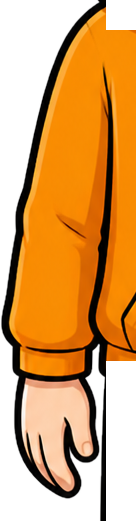
#> input picture assets/max_body/arm_l.png, 136 x 521 px, given in place of max_cut.png, which was not available
$ python build_layers.py
#> lines starting #> are read from the running program, lines starting #| are printed output that depends on the picture
### tools/make_max_puppet.py
"""Dibuja a Max como "muñeco" por capas y las guarda en assets/max_puppet/. Se corre a mano cuando se
quiere cambiar el dibujo (necesita rsvg-convert); el sistema solo usa los PNG.

    python tools/make_max_puppet.py

Capas (todas del mismo tamaño, se apilan en este orden):
  body            torso con el mono naranja
  arms_<gesto>    brazos: point, explain, shrug, crossed (sin capa = brazos al costado)
  face            orejas, cara, sombras, barba
  eyes_<emo>[_blink]
  mouth_<forma>   bocas de Rhubarb A-H + idle_<emo> (boca en reposo según la emoción)
  hair
  brows_<emo>     (encima del flequillo, para que siempre se vean las expresiones)

Emociones: neutral, happy, excited, surprised, worried, scared, thinking.
Estilo: cartoon adulto dibujado a mano, contornos negros gruesos, sombreado plano (cel), como el Max
de las imágenes de FLUX (docs/max_referencia.png).
"""
import os
import subprocess

OUT = os.path.join(os.path.dirname(os.path.dirname(os.path.abspath(__file__))), "assets", "max_puppet")
VIEWBOX = "90 120 620 740"   # más ancho que el cuerpo para que entren los brazos
W, H = 620, 740

INK = "#1c1612"
SKIN = "#f7d0b4"
SKIN_SH = "#e8ad8f"
HAIR = "#7b5230"     # castaño como el Max del logo
HAIR_SH = "#5a3a1f"
HAIR_HI = "#9c6c42"
BROW = "#3b2412"
STUBBLE = "#c79f78"
ORANGE = "#f8921f"
ORANGE_SH = "#d26f12"
ORANGE_HI = "#ffae4d"
TEE = "#45484f"
MOUTH_IN = "#5b1717"
TONGUE = "#e4707c"
CHEEK = "#f08a8a"

EMOTIONS = ["neutral", "happy", "excited", "surprised", "worried", "scared", "thinking"]
GESTURES = ["point", "explain", "shrug", "crossed"]


def _svg(inner):
    return f'<svg xmlns="http://www.w3.org/2000/svg" viewBox="{VIEWBOX}" width="{W}" height="{H}">{inner}</svg>'


SLIM_FACE = 'transform="translate(400 0) scale(0.93 1) translate(-400 0)"'
SLIM_BODY = 'transform="translate(400 0) scale(0.84 1) translate(-400 0)"'


def _render(inner, name):
    subprocess.run(["rsvg-convert", "-o", os.path.join(OUT, name + ".png")], input=_svg(inner).encode(), check=True)


# ---------------- Cuerpo y brazos ----------------
BODY = f"""
<path d="M372 520 L372 608 C388 622 412 622 428 608 L428 520 Z" fill="{SKIN}" stroke="{INK}" stroke-width="9"/>
<path d="M372 560 L428 560 L428 608 C412 620 388 620 372 608 Z" fill="{SKIN_SH}"/>
<path d="M148 875 C146 705 214 622 330 598 L470 598 C586 622 654 705 652 875 Z" fill="{ORANGE}" stroke="{INK}" stroke-width="10" stroke-linejoin="round"/>
<path d="M560 640 C610 680 640 760 646 875 L560 875 C566 790 560 700 520 650 Z" fill="{ORANGE_SH}" opacity="0.9"/>
<path d="M240 650 C210 700 200 780 206 875 L180 875 C176 770 196 700 240 650 Z" fill="{ORANGE_HI}" opacity="0.6"/>
<path d="M350 598 L400 670 L450 598 Z" fill="{TEE}" stroke="{INK}" stroke-width="8" stroke-linejoin="round"/>
<path d="M294 592 C314 648 358 674 400 676 C360 646 344 616 344 598 Z" fill="{ORANGE_HI}" stroke="{INK}" stroke-width="9" stroke-linejoin="round"/>
<path d="M506 592 C486 648 442 674 400 676 C440 646 456 616 456 598 Z" fill="{ORANGE}" stroke="{INK}" stroke-width="9" stroke-linejoin="round"/>
<path d="M400 676 L400 875" stroke="{INK}" stroke-width="6"/>
<path d="M392 690 L408 690 L408 724 L392 724 Z" fill="#9aa0a6" stroke="{INK}" stroke-width="5"/>
<path d="M248 690 C262 720 266 760 262 800" fill="none" stroke="{ORANGE_SH}" stroke-width="7" stroke-linecap="round"/>
<path d="M552 690 C538 720 534 760 538 800" fill="none" stroke="{INK}" stroke-width="5" stroke-linecap="round" opacity="0.5"/>
"""


# [5 lines left out: function _limb, not called in this run]


def _cuff(x, y, r=24):
    return f'<circle cx="{x}" cy="{y}" r="{r}" fill="{ORANGE_SH}" stroke="{INK}" stroke-width="8"/>'


# [32 lines left out: functions _fist_point_up, _palm_up, arms, not called in this run]


# ---------------- Cabeza ----------------
FACE = f"""
<g stroke="{INK}" stroke-width="8" stroke-linejoin="round">
  <ellipse cx="270" cy="440" rx="27" ry="36" fill="{SKIN}"/>
  <ellipse cx="530" cy="440" rx="27" ry="36" fill="{SKIN}"/>
</g>
<path d="M262 428 Q272 418 280 436" fill="none" stroke="{INK}" stroke-width="5" stroke-linecap="round"/>
<path d="M538 428 Q528 418 520 436" fill="none" stroke="{INK}" stroke-width="5" stroke-linecap="round"/>
<path d="M280 372 C276 266 524 266 520 372 L522 456 C522 548 468 595 400 595 C332 595 278 548 278 456 Z" fill="{SKIN}"/>
<path d="M488 300 C516 334 522 384 522 456 C522 530 482 584 420 594 C470 556 498 508 500 456 C502 392 500 342 488 300 Z" fill="{SKIN_SH}" opacity="0.8"/>
<path d="M290 488 C300 556 346 592 400 592 C454 592 500 556 510 488 C496 520 470 528 446 524 C420 520 380 520 354 524 C330 528 304 520 290 488 Z" fill="{STUBBLE}" opacity="0.45"/>
<g fill="#8f6a46" opacity="0.8">{''.join(f'<circle cx="{x}" cy="{y}" r="2.3"/>' for x, y in [
    (316, 532), (338, 554), (362, 570), (438, 570), (462, 554), (484, 532), (400, 582), (350, 580), (450, 580),
    (326, 560), (474, 560), (380, 578), (420, 578), (372, 538), (428, 538), (300, 512), (500, 512)])}</g>
<path d="M280 372 C276 266 524 266 520 372 L522 456 C522 548 468 595 400 595 C332 595 278 548 278 456 Z" fill="none" stroke="{INK}" stroke-width="8" stroke-linejoin="round"/>
<ellipse cx="312" cy="482" rx="26" ry="14" fill="{CHEEK}" opacity="0.45"/>
<ellipse cx="488" cy="482" rx="26" ry="14" fill="{CHEEK}" opacity="0.45"/>
<g fill="#c98a6a">{''.join(f'<circle cx="{x}" cy="{y}" r="2.2"/>' for x, y in [(300, 476), (314, 470), (322, 486), (478, 486), (486, 470), (500, 476)])}</g>
<path d="M398 446 Q391 462 392 474" fill="none" stroke="{INK}" stroke-width="5" stroke-linecap="round"/>
<ellipse cx="405" cy="484" rx="19" ry="16" fill="#f4b3a2" stroke="{INK}" stroke-width="6"/>
<ellipse cx="410" cy="480" rx="9" ry="6" fill="#f08a84" opacity="0.7"/>
<ellipse cx="400" cy="476" rx="4" ry="3" fill="#fff" opacity="0.7"/>
"""

# Pelo como el Max de FLUX (docs/max_referencia.png): melena despeinada y ancha, mechones finos en punta que
# salen para los costados y flequillo desprolijo cayendo sobre la frente hasta las cejas
HAIR_PATH = ("M286 446 Q270 420 262 396 Q274 398 278 388 Q252 372 246 344 Q262 350 270 346 Q252 320 256 292 "
             "Q270 306 280 302 Q272 270 290 248 Q300 266 312 266 Q316 238 340 222 Q346 242 356 244 "
             "Q368 216 396 206 Q400 226 410 230 Q430 208 458 214 Q454 232 462 238 Q488 232 508 248 "
             "Q496 260 502 268 Q530 274 544 298 Q526 302 524 310 Q546 330 550 360 Q532 352 524 356 "
             "Q540 384 536 408 Q524 396 518 398 Q520 424 512 446 Q506 416 498 392 Q492 404 484 410 "
             "Q480 384 468 368 Q456 380 444 386 Q440 364 428 352 Q414 366 396 376 Q398 356 392 344 "
             "Q376 358 356 366 Q360 350 356 340 Q340 352 326 368 Q326 352 318 340 Q306 376 304 404 "
             "Q296 424 286 446 Z")
HAIR = f"""<g transform="translate(400 372) scale(1.13 1.1) translate(-400 -372)">
<path d="{HAIR_PATH}" fill="{HAIR}"/>
<g fill="{HAIR_SH}">
  <path d="M508 248 Q496 260 502 268 Q530 274 544 298 Q526 302 524 310 Q546 330 550 360 Q532 352 524 356
           Q540 384 536 408 Q524 396 518 398 Q520 424 512 446 Q506 416 498 392 Q508 360 500 330 Q506 296 492 270 Z"/>
  <path d="M428 352 Q414 366 396 376 Q402 352 428 352 Z"/>
  <path d="M356 340 Q340 352 326 368 Q330 346 356 340 Z"/>
  <path d="M286 446 Q270 420 262 396 Q274 398 278 388 Q290 410 296 430 Z"/>
</g>
<path d="{HAIR_PATH}" fill="none" stroke="{INK}" stroke-width="8" stroke-linejoin="round"/>
<g fill="none" stroke="{HAIR_HI}" stroke-width="6" stroke-linecap="round">
  <path d="M306 286 Q324 262 350 252"/><path d="M386 244 Q406 228 428 226"/><path d="M276 340 Q284 320 300 310"/>
</g>
<g fill="none" stroke="{INK}" stroke-width="4" stroke-linecap="round">
  <path d="M322 320 Q344 296 376 286"/><path d="M398 306 Q420 284 450 276"/><path d="M456 330 Q478 310 500 304"/>
  <path d="M290 372 Q298 346 316 334"/><path d="M370 340 Q380 320 398 312"/><path d="M506 354 Q516 334 524 322"/>
  <path d="M440 352 Q452 336 470 330"/>
</g></g>"""


def _eye_whites(cx, cy, rx, ry):
    rx, ry = rx * 0.8, ry * 0.8
    return f'<ellipse cx="{cx}" cy="{cy + 6}" rx="{rx:.1f}" ry="{ry:.1f}" fill="#fff" stroke="{INK}" stroke-width="6"/>'


# [8 lines left out: function _pupils, not called in this run]


SWEAT = (f'<path d="M524 334 Q538 360 524 372 Q510 360 524 334 Z" fill="#a8dcff" stroke="{INK}" stroke-width="5"/>'
         '<path d="M521 356 Q520 364 525 366" fill="none" stroke="#fff" stroke-width="3" stroke-linecap="round"/>')


# [24 lines left out: function eyes, not called in this run]


BROWS = {
    "neutral": ("M312 368 C330 354 360 352 384 360", "M416 360 C440 352 470 354 488 368"),
    "happy": ("M312 360 C330 344 360 342 384 350", "M416 350 C440 342 470 344 488 360"),
    "excited": ("M312 358 C330 340 362 338 386 348", "M414 348 C438 338 470 340 488 358"),
    "surprised": ("M314 356 C330 336 364 334 386 346", "M414 346 C436 334 470 336 486 356"),
    "worried": ("M312 368 C334 366 360 356 382 340", "M418 340 C440 356 466 366 488 368"),
    "scared": ("M312 364 C334 362 360 352 382 336", "M418 336 C440 352 466 362 488 364"),
    "thinking": ("M312 372 C334 368 362 368 384 370", "M416 350 C440 336 470 338 488 354"),
}


def brows(emo):
    a, b = BROWS[emo]
    return f'<path d="{a} M{b[1:]}" fill="none" stroke="{BROW}" stroke-width="16" stroke-linecap="round"/>'


def mouth(shape):
    s = f'stroke="{INK}" stroke-width="7" stroke-linejoin="round" stroke-linecap="round"'
    teeth_top = '<path d="M372 508 Q400 503 428 508 L426 517 Q400 513 374 517 Z" fill="#fff"/>'
    m = {
        "X": f'<path d="M370 512 Q400 532 430 510" fill="none" {s}/>',
        "A": f'<path d="M370 516 Q400 522 430 516" fill="none" {s}/>'
             f'<path d="M386 528 Q400 532 414 528" fill="none" stroke="{INK}" stroke-width="4" stroke-linecap="round"/>',
        "B": f'<path d="M370 508 Q400 503 430 508 Q426 528 400 530 Q374 528 370 508 Z" fill="{MOUTH_IN}" {s}/>'
             '<path d="M374 510 Q400 506 426 510 L424 520 Q400 517 376 520 Z" fill="#fff"/>'
             '<path d="M378 523 Q400 520 422 523 L420 527 Q400 528 380 527 Z" fill="#fff"/>',
        "C": f'<path d="M366 504 Q400 497 434 504 Q430 542 400 545 Q370 542 366 504 Z" fill="{MOUTH_IN}" {s}/>'
             f'{teeth_top}<path d="M380 536 Q400 524 420 536 Q410 543 400 543 Q390 543 380 536 Z" fill="{TONGUE}"/>',
        "D": f'<path d="M362 500 Q400 490 438 500 Q436 560 400 565 Q364 560 362 500 Z" fill="{MOUTH_IN}" {s}/>'
             '<path d="M370 503 Q400 496 430 503 L428 514 Q400 509 372 514 Z" fill="#fff"/>'
             f'<path d="M376 552 Q400 532 424 552 Q414 562 400 562 Q386 562 376 552 Z" fill="{TONGUE}"/>',
        "E": f'<ellipse cx="400" cy="522" rx="24" ry="22" fill="{MOUTH_IN}" {s}/>'
             f'<path d="M386 536 Q400 527 414 536 Q406 542 400 542 Q394 542 386 536 Z" fill="{TONGUE}"/>',
        "F": f'<ellipse cx="400" cy="520" rx="15" ry="15" fill="{MOUTH_IN}" {s}/>'
             f'<path d="M382 508 Q400 500 418 508" fill="none" stroke="{INK}" stroke-width="4" stroke-linecap="round"/>',
        "G": f'<path d="M370 508 Q400 503 430 508 Q426 526 400 528 Q374 526 370 508 Z" fill="{MOUTH_IN}" {s}/>'
             '<path d="M376 509 Q400 505 424 509 L422 521 Q400 518 378 521 Z" fill="#fff"/>'
             f'<path d="M374 524 Q400 516 426 524" fill="none" stroke="{INK}" stroke-width="5" stroke-linecap="round"/>',
        "H": f'<path d="M366 504 Q400 497 434 504 Q430 542 400 545 Q370 542 366 504 Z" fill="{MOUTH_IN}" {s}/>'
             f'{teeth_top}<path d="M382 520 Q400 510 418 520 Q414 540 400 541 Q386 540 382 520 Z" fill="{TONGUE}"/>',
        # bocas en reposo según la emoción
        "idle_neutral": f'<path d="M370 512 Q400 532 430 510" fill="none" {s}/>',
        "idle_happy": f'<path d="M364 504 Q400 512 436 502 Q430 544 400 546 Q370 544 364 504 Z" fill="{MOUTH_IN}" {s}/>'
                      '<path d="M370 506 Q400 512 430 504 L428 516 Q400 521 372 517 Z" fill="#fff"/>'
                      f'<path d="M382 536 Q400 526 418 536 Q410 543 400 543 Q390 543 382 536 Z" fill="{TONGUE}"/>',
        "idle_excited": f'<path d="M358 500 Q400 508 442 498 Q438 560 400 564 Q362 560 358 500 Z" fill="{MOUTH_IN}" {s}/>'
                        '<path d="M366 502 Q400 509 434 500 L432 514 Q400 521 368 516 Z" fill="#fff"/>'
                        f'<path d="M378 550 Q400 532 422 550 Q412 560 400 560 Q388 560 378 550 Z" fill="{TONGUE}"/>',
        "idle_surprised": f'<ellipse cx="400" cy="524" rx="17" ry="22" fill="{MOUTH_IN}" {s}/>',
        "idle_worried": f'<path d="M368 522 Q384 510 400 518 Q416 526 432 512" fill="none" {s}/>',
        "idle_scared": f'<path d="M364 506 Q400 500 436 506 Q436 534 400 536 Q364 534 364 506 Z" fill="#fff" {s}/>'
                       f'<path d="M366 520 L434 520 M384 506 L384 534 M400 504 L400 536 M416 506 L416 534" stroke="{INK}" stroke-width="4"/>',
        "idle_thinking": f'<path d="M380 522 Q402 518 426 508" fill="none" {s}/>',
    }
    return m[shape]


# [18 lines left out: function main, not called in this run]


# [2 lines that do not run on import are left out]

### tools/max_logo/build_layers.py
"""Arma las capas del muñeco a partir del Max del logo (max_cut.png, ya recortado y ampliado x4)."""
import subprocess, sys
import numpy as np, cv2
from PIL import Image, ImageDraw
sys.path.insert(0, "/home/claude/repo/tools")
import make_max_puppet as M

src = Image.open("max_cut.png")
#> src is the input picture: PIL image 136x521 RGBA; mean R, G, B, A 200.1, 145.4, 83.2, 171.5
W, H = src.size
#> W = 136; H = 521
rgb = np.array(src.convert("RGB"))
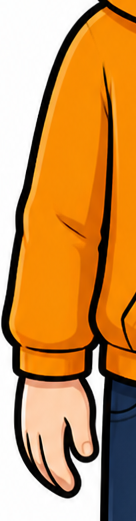
#> rgb: shape (521, 136, 3); mean R, G, B 200.1, 145.4, 83.2
alpha = np.array(src)[:, :, 3]
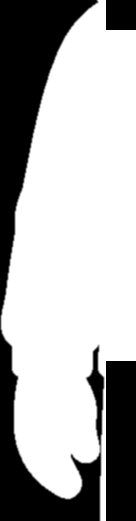
#> alpha: shape (521, 136); min 0, max 255, mean 171.5

# arreglar el agujerito del brazo (abajo a la izquierda)
hole = np.zeros((H, W), np.uint8)
hole[1150:1345, 300:470] = 1
fill = (hole == 1) & (alpha < 250)
#> fill: shape (521, 136) bool; every value is 0
alpha2 = alpha.copy(); alpha2[hole == 1] = 255
rgb = cv2.inpaint(rgb, fill.astype(np.uint8), 9, cv2.INPAINT_TELEA)
base = Image.fromarray(np.dstack([rgb, alpha2]))

MOUTH = (772, 812); ANG = -8
# zona de la boca sin la boca (para dibujar las bocas que hablan encima)
mm = Image.new("L", (W, H), 0)
ImageDraw.Draw(mm).ellipse([MOUTH[0] - 125, MOUTH[1] - 42, MOUTH[0] + 125, MOUTH[1] + 52], fill=255)
mm = mm.rotate(-ANG, center=MOUTH)
clean = cv2.inpaint(rgb, (np.array(mm) > 0).astype(np.uint8), 21, cv2.INPAINT_TELEA)
clean = cv2.GaussianBlur(clean, (0, 0), 1.2) * (np.array(mm)[:, :, None] > 0) + rgb * (np.array(mm)[:, :, None] == 0)
patch_a = cv2.GaussianBlur(np.array(mm).astype(np.float32), (0, 0), 6)
#> patch_a: shape (521, 136) float32; every value is 0
patch = Image.fromarray(np.dstack([clean.astype(np.uint8), patch_a.clip(0, 255).astype(np.uint8)]))


def svg_layer(inner, name):
    svg = f'<svg xmlns="http://www.w3.org/2000/svg" width="{W}" height="{H}" viewBox="0 0 {W} {H}">{inner}</svg>'
    subprocess.run(["rsvg-convert", "-o", name], input=svg.encode(), check=True)
    return Image.open(name).convert("RGBA")


def mouth_layer(shape):
    inner = M.mouth(shape).replace('stroke-width="7"', 'stroke-width="4.2"').replace('stroke-width="5"', 'stroke-width="3.4"')
    g = f'<g transform="translate({MOUTH[0]} {MOUTH[1]}) rotate({ANG}) scale(2.7) translate(-400 -520)">{inner}</g>'
    lay = patch.copy()
    lay.alpha_composite(svg_layer(g, "/tmp/_m.png"))
    return lay


SCALE = 0.62
out = "/home/claude/repo/assets/max_logo"
import os, shutil
shutil.rmtree(out, ignore_errors=True); os.makedirs(out)
_ys, _xs = np.where(np.array(base)[:, :, 3] > 10)
BOX = (int(_xs.min()), int(_ys.min()), int(_xs.max()) + 1, int(_ys.max()) - 3)   # sin filas vacías abajo
#> BOX = (0, 0, 136, 517)
small = lambda im: im.crop(BOX).resize((int((BOX[2] - BOX[0]) * SCALE), int((BOX[3] - BOX[1]) * SCALE)), Image.LANCZOS)  # noqa: E731
small(base).save(f"{out}/base.png", optimize=True)
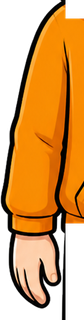
#> saved as base.png: PIL image 84x320 RGBA; mean R, G, B, A 141.5, 86.9, 24.2, 172.8; transparent parts drawn white
base.crop(BOX).save("/home/claude/maxraster/base_full.png")
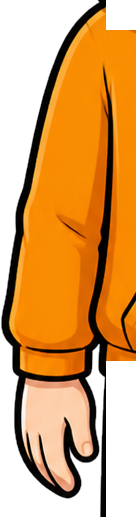
#> saved as base_full.png: PIL image 136x517 RGBA; mean R, G, B, A 200.1, 145, 82.3, 172.8; transparent parts drawn white
for s in "BCDEFGH":
    small(mouth_layer(s)).save(f"{out}/mouth_{s}.png", optimize=True)
#> (the run stopped early here; a loop or call above may not have finished)

$ run again, on assets/max_puppet/arms_crossed.png
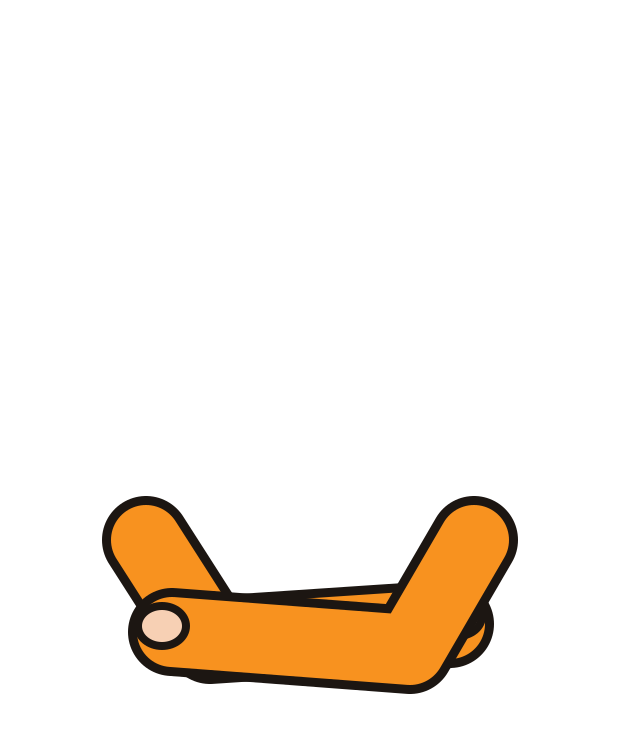
#> input picture assets/max_puppet/arms_crossed.png, 620 x 740 px, given in place of max_cut.png, which was not available
#> src is the input picture: PIL image 620x740 RGBA; mean R, G, B, A 20, 12.1, 3.3, 27.5
#> `alpha = np.array(src)[:, :, 3]`:
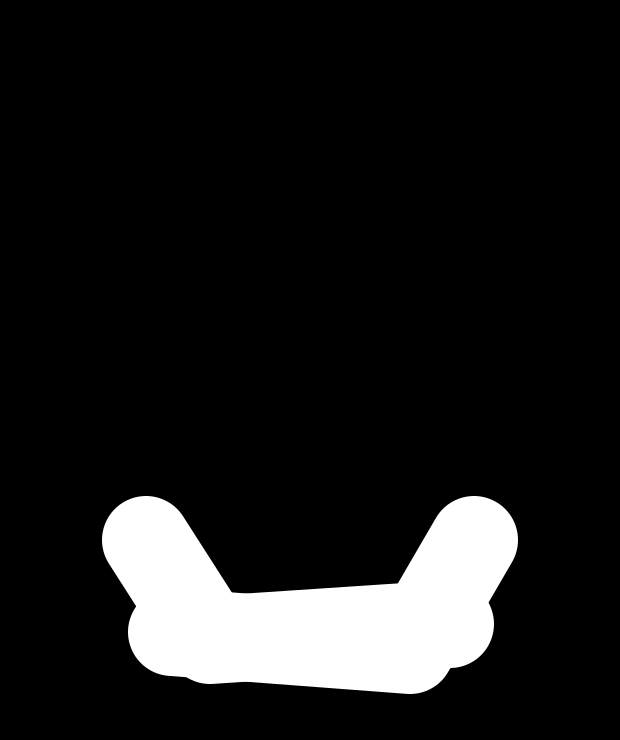
#> alpha: shape (740, 620); min 0, max 255, mean 27.5
#> fill: shape (740, 620) bool; every value is 0
#> patch_a: shape (740, 620) float32; every value is 0
#> BOX = (102, 496, 518, 690)
#> `base.crop(BOX).save("/home/claude/maxraster/base_full.png")`:
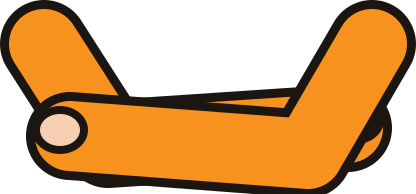
#> saved as base_full.png: PIL image 416x194 RGBA; mean R, G, B, A 113.4, 68.6, 18.6, 155.8; transparent parts drawn white
